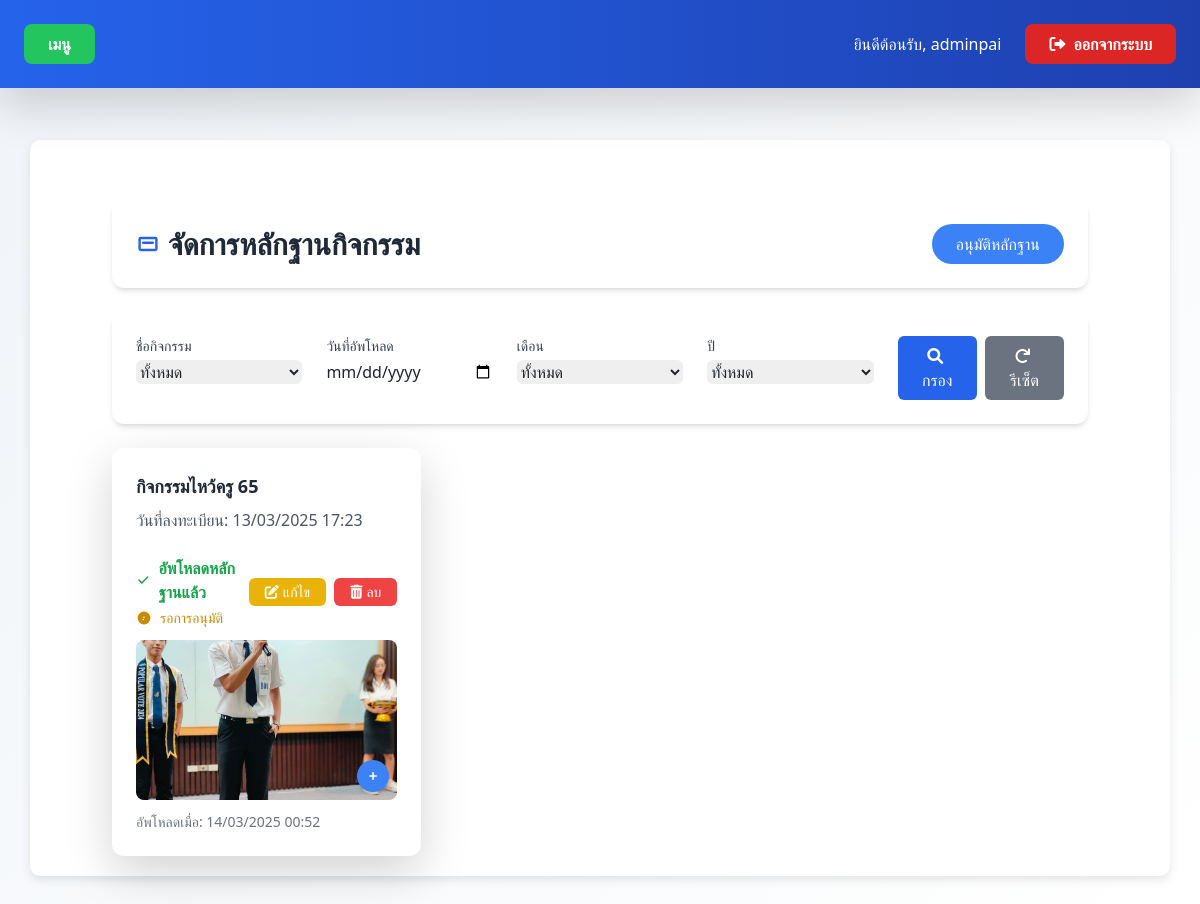
Page /upload-proof/ (signed in) on the earlier database version.
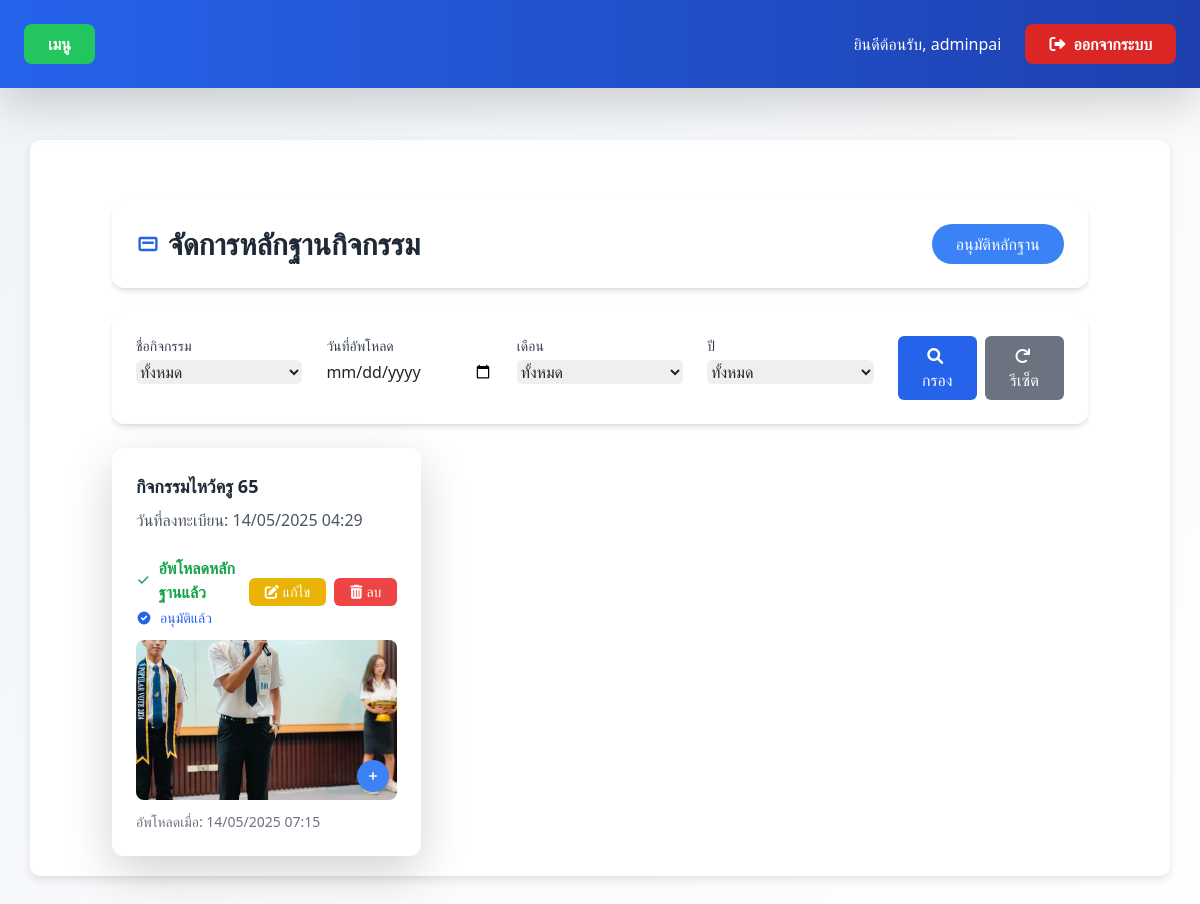
Same page on the later database version.
### myapp/models.py (models this page shows, shortened)
class Activity(models.Model):
    name = models.CharField(
        max_length=255,
        verbose_name='ชื่อกิจกรรม'
    )
    description = models.TextField(
        verbose_name='รายละเอียดกิจกรรม'
    )
    start_date = models.DateField(
        verbose_name='วันที่เริ่มจัดกิจกรรม',
        default=datetime.date.today
    )
    end_date = models.DateField(
        verbose_name='วันที่สิ้นสุดกิจกรรม',
        null=True,  # ยอมให้เป็น NULL
        blank=True  # สามารถทิ้งว่างได้ในฟอร์ม
    )
    created_by = models.ForeignKey(
        CustomUser,
        on_delete=models.CASCADE,
        verbose_name='ผู้สร้างกิจกรรม'
    )
    FACULTY_CHOICES = [
        ('all', 'ทุกคนเข้าร่วมได้'),
        ('CS', 'วิทยาการคอมพิวเตอร์'),
        ('CCS', 'วิทยาศาสตร์เครื่องสำอาง'),
        ('OHS', 'อาชีวอนามัยและความปลอดภัย'),
        ('EHS', 'อนามัยสิ่งแวดล้อมและสาธารณภัย'),
        ('MS', 'วิทยาศาสตร์การแพทย์'),
        ('GS', 'วิทยาศาสตร์ทั่วไป'),
        ('IT', 'เทคโนโลยีสารสนเทศ'),
        ('BIB', 'อุตสาหกรรมชีวภาพเพื่อธุรกิจ'),
        ('CYB', 'ความมั่นคงปลอดภัยไซเบอร์'),
    ]
    faculty = models.CharField(
        max_length=10,
        choices=FACULTY_CHOICES,
        default='all',
        verbose_name='คณะที่จัดกิจกรรม'
    )
    max_participants = models.IntegerField(
        default=0,  # เปลี่ยนจาก 30 เป็น 0 ซึ่งหมายถึงไม่จำกัด
        verbose_name='จำนวนผู้เข้าร่วมสูงสุด',
        help_text='กำหนดเป็น 0 หากไม่ต้องการจำกัดจำนวนผู้เข้าร่วม'
    )
    class Meta:
        verbose_name = 'กิจกรรม'
        verbose_name_plural = 'กิจกรรมทั้งหมด'

class Participation(models.Model):
    STATUS_CHOICES = [
        ('pending', 'ยังไม่อนุมัติ'),
        ('approved', 'อนุมัติแล้ว'),
        ('rejected', 'ไม่อนุมัติ')  # เพิ่มสถานะใหม่
    ]
    activity = models.ForeignKey('Activity', on_delete=models.CASCADE, verbose_name='กิจกรรม')
    student = models.ForeignKey(CustomUser, on_delete=models.CASCADE, verbose_name='นักศึกษา')
    joined_at = models.DateTimeField(default=timezone.now)
    status = models.CharField(
        max_length=10,
        choices=STATUS_CHOICES,
        default='pending',
        verbose_name='สถานะการลงทะเบียน'
    )
    joined_date = models.DateTimeField(auto_now_add=True, verbose_name="วันที่เข้าร่วม")
    class Meta:
        verbose_name = 'การเข้าร่วมกิจกรรม'
        verbose_name_plural = 'การเข้าร่วมกิจกรรมทั้งหมด'
        unique_together = ('activity', 'student')

class ActivityRegistration(models.Model):
    user = models.ForeignKey(settings.AUTH_USER_MODEL, on_delete=models.CASCADE)
    activity = models.ForeignKey(Activity, on_delete=models.CASCADE)
    registration_date = models.DateTimeField(auto_now_add=True)
    proof_image = models.ImageField(upload_to='proof_images/', null=True, blank=True)
    proof_upload_date = models.DateTimeField(null=True, blank=True)
    is_approved = models.BooleanField(default=False)
    class Meta:
        ordering = ['-registration_date']
        verbose_name = 'รูปหลักฐานการลงทะเบียนทั้งหมด'
        verbose_name_plural = 'รูปหลักฐานการลงทะเบียนทั้งหมด'
        unique_together = ['user', 'activity']  # ย้าย unique_together มาไว้ในที่เดียวกับการตั้งค่าอื่นๆ
    class Meta:
        ordering = ['-registration_date']
        verbose_name = 'รูปหลักฐานการลงทะเบียนทั้งหมด'
        verbose_name_plural = 'รูปหลักฐานการลงทะเบียนทั้งหมด'

### myapp/views.py (the view, shortened to what this page needs)
# urls.py: path('upload-proof/', views.upload_proof, name='upload_proof'),
@login_required
@csrf_protect
def upload_proof(request):
    activity_filter = request.GET.get('activity')
    date_filter = request.GET.get('upload_date')
    month_filter = request.GET.get('month')
    year_filter = request.GET.get('year')
    participations = Participation.objects.filter(
        student=request.user,
        status='approved'
    ).select_related('activity')
    registrations = []
    for p in participations:
        try:
            reg = ActivityRegistration.objects.get(user=request.user, activity=p.activity)
            has_proof = bool(reg.proof_image)
            registrations.append({
                'activity': p.activity,
                'registration_date': p.joined_at,
                'has_proof': has_proof,
                'proof_image': reg.proof_image if has_proof else None,
                'proof_upload_date': reg.proof_upload_date if has_proof else None,
                'is_approved': reg.is_approved if has_proof else False,
            })
        except ActivityRegistration.DoesNotExist:
            registrations.append({
                'activity': p.activity,
                'registration_date': p.joined_at,
                'has_proof': False,
                'proof_image': None,
                'proof_upload_date': None,
                'is_approved': False,
            })
    if activity_filter:
        filtered_registrations = []
        for reg in registrations:
            if str(reg['activity'].id) == activity_filter:
                filtered_registrations.append(reg)
        registrations = filtered_registrations
    if date_filter:
        filtered_registrations = []
        for reg in registrations:
            if reg['proof_upload_date'] and reg['proof_upload_date'].strftime('%Y-%m-%d') == date_filter:
                filtered_registrations.append(reg)
        registrations = filtered_registrations
    if month_filter:
        filtered_registrations = []
        for reg in registrations:
            if reg['proof_upload_date'] and reg['proof_upload_date'].month == int(month_filter):
                filtered_registrations.append(reg)
        registrations = filtered_registrations
    if year_filter:
        filtered_registrations = []
        for reg in registrations:
            if reg['proof_upload_date'] and reg['proof_upload_date'].year == int(year_filter):
                filtered_registrations.append(reg)
        registrations = filtered_registrations
    current_year = timezone.now().year
    years = range(current_year - 2, current_year + 1)
    months = [
        {'number': i, 'name': month} for i, month in enumerate([
            'มกราคม', 'กุมภาพันธ์', 'มีนาคม', 'เมษายน',
            'พฤษภาคม', 'มิถุนายน', 'กรกฎาคม', 'สิงหาคม',
            'กันยายน', 'ตุลาคม', 'พฤศจิกายน', 'ธันวาคม'
        ], 1)
    ]
    context = {
        'registrations': registrations,
        'activities': Activity.objects.all(),
        'years': years,
        'months': months,
        'selected_activity': activity_filter,
        'selected_date': date_filter,
        'selected_month': month_filter,
        'selected_year': year_filter
    }
    return render(request, 'upload_proof.html', context)

### templates/upload_proof.html (shortened to what the changed rows need)
{% extends 'base.html' %}
{% block content %}
<div class="container mx-auto mt-10 px-4">
  <div class="flex justify-between items-center mb-6 p-4 bg-white rounded-xl shadow-md">
    <h2 class="text-2xl md:text-3xl font-bold text-gray-800 flex items-center">
      <svg class="w-6 h-6 mr-2 text-blue-600" fill="currentColor" viewBox="0 0 20 20" xmlns="http://www.w3.org/2000/svg"><path fill-rule="evenodd" d="M4 4a2 2 0 00-2 2v8a2 2 0 002 2h12a2 2 0 002-2V6a2 2 0 00-2-2H4zm0 2h12v8H4V6zm2 2a1 1 0 000 2h8a1 1 0 100-2H6z" clip-rule="evenodd" /></svg>
      จัดการหลักฐานกิจกรรม
    </h2>
  </div>
  <div class="grid grid-cols-1 sm:grid-cols-2 lg:grid-cols-3 gap-6">
    {% for registration in registrations %}
    <div class="bg-white rounded-xl shadow-lg p-6 transition duration-300 hover:-translate-y-1 hover:shadow-xl" id="card-{{ registration.activity.id }}">
      <h5 class="text-lg font-semibold text-gray-800 mb-2">{{ registration.activity.name }}</h5>
      <p class="text-gray-600 mb-4">วันที่ลงทะเบียน: {{ registration.registration_date|date:"d/m/Y H:i" }}</p>
      {% if registration.has_proof %}
        <div class="flex flex-col space-y-3">
          <div class="flex justify-between items-center">
            <div class="flex flex-col">
              <p class="text-green-600 font-semibold flex items-center gap-2">
                <svg class="w-5 h-5" fill="currentColor" viewBox="0 0 20 20" xmlns="http://www.w3.org/2000/svg">
                  <path fill-rule="evenodd" d="M16.707 5.293a1 1 0 010 1.414l-8 8a1 1 0 01-1.414 0l-4-4a1 1 0 011.414-1.414L8 12.586l7.293-7.293a1 1 0 011.414 0z" clip-rule="evenodd" />
                </svg>
                อัพโหลดหลักฐานแล้ว
              </p>
              {% if registration.is_approved %}
                <p class="text-blue-600 text-sm flex items-center gap-2 mt-1">
                  <svg class="w-4 h-4" fill="currentColor" viewBox="0 0 20 20" xmlns="http://www.w3.org/2000/svg">
                    <path fill-rule="evenodd" d="M10 18a8 8 0 100-16 8 8 0 000 16zm3.707-9.293a1 1 0 00-1.414-1.414L9 10.586 7.707 9.293a1 1 0 00-1.414 1.414l2 2a1 1 0 001.414 0l4-4z" clip-rule="evenodd"></path>
                  </svg>
                  อนุมัติแล้ว
                </p>
              {% else %}
                <p class="text-yellow-600 text-sm flex items-center gap-2 mt-1">
                  <svg class="w-4 h-4" fill="currentColor" viewBox="0 0 20 20" xmlns="http://www.w3.org/2000/svg">
                    <path fill-rule="evenodd" d="M10 18a8 8 0 100-16 8 8 0 000 16zm-1-9a1 1 0 011-1h.01a1 1 0 110 2H10a1 1 0 01-1-1zm0 4a1 1 0 100-2 1 1 0 000 2z" clip-rule="evenodd"></path>
                  </svg>
                  รอการอนุมัติ
                </p>
              {% endif %}
            </div>
            <div class="flex gap-2">
              <button type="button"
                      onclick="handleProofClick({{ registration.activity.id }})"
                      class="bg-yellow-500 hover:bg-yellow-600 text-white text-sm py-1 px-3 rounded-md flex items-center">
                <i class="fas fa-edit mr-1"></i> แก้ไข
              </button>
              <button type="button"
                      onclick="confirmDeleteProofClick({{ registration.activity.id }})"
                      class="bg-red-500 hover:bg-red-600 text-white text-sm py-1 px-3 rounded-md flex items-center">
                <i class="fas fa-trash-alt mr-1"></i> ลบ
              </button>
            </div>
          </div>
          {% if registration.proof_image %}
            <div class="relative">
              <img
                src="{{ registration.proof_image.url }}"
                alt="หลักฐาน"
                class="w-full h-40 object-cover rounded-lg proof-image cursor-pointer"
                onclick="openImageModal('{{ registration.proof_image.url }}', '{{ registration.activity.name }}')"
                data-activity-name="{{ registration.activity.name }}"
              >
              <div class="absolute bottom-2 right-2">
                <button
                  class="bg-blue-500 hover:bg-blue-600 text-white rounded-full w-8 h-8 flex items-center justify-center shadow-md"
                  onclick="openImageModal('{{ registration.proof_image.url }}', '{{ registration.activity.name }}')"
                >
                  <svg class="w-4 h-4" fill="currentColor" viewBox="0 0 20 20" xmlns="http://www.w3.org/2000/svg">
                    <path fill-rule="evenodd" d="M10 5a1 1 0 011 1v3h3a1 1 0 110 2h-3v3a1 1 0 11-2 0v-3H6a1 1 0 110-2h3V6a1 1 0 011-1z" clip-rule="evenodd" />
                  </svg>
                </button>
              </div>
            </div>
          {% endif %}
          <div class="text-sm text-gray-500">
            อัพโหลดเมื่อ: {{ registration.proof_upload_date|date:"d/m/Y H:i" }}
          </div>
        </div>
      {% endif %}
    </div>
    {% endfor %}
  </div>
</div>
{% endblock %}

Differences in the rows shown:
changed Activity "กิจกรรมไหว้ครู 65": registration_date "13/03/2025 17:23" → "14/05/2025 04:29"; proof_upload_date "14/03/2025 00:52" → "14/05/2025 07:15"; text "รอการอนุมัติ" → "อนุมัติแล้ว"
